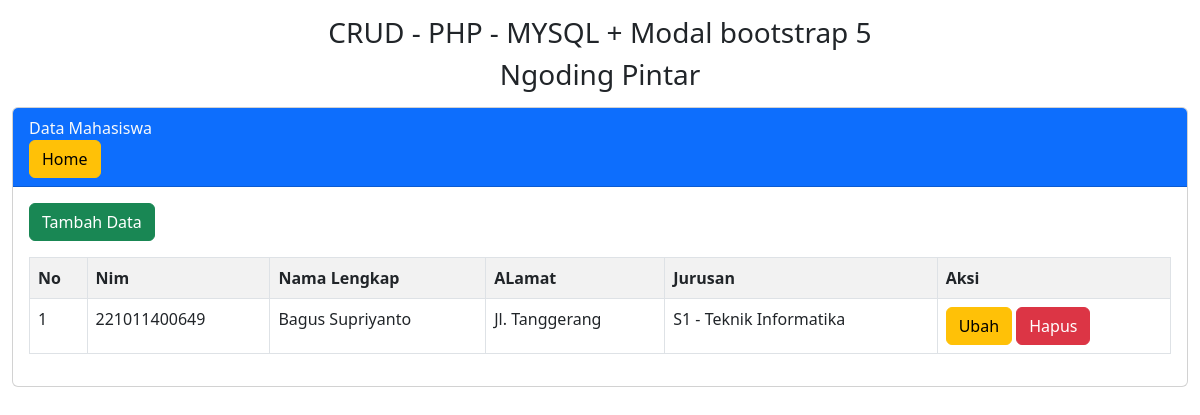
The app's page /latihcrud/data_mahasiswa.php, older data.
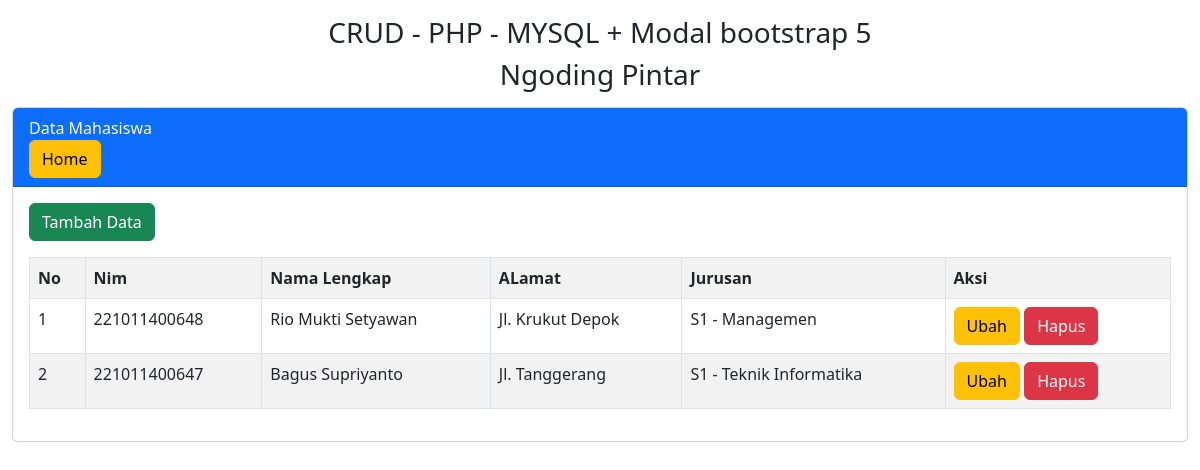
The same page, newer data.
### tables this page shows
CREATE TABLE `tmhs` (
  `id_mhs` int(25) NOT NULL,
  `nim` varchar(25) NOT NULL,
  `nama` varchar(50) NOT NULL,
  `alamat` varchar(100) NOT NULL,
  `prodi` varchar(30) NOT NULL
);

### latihcrud/data_mahasiswa.php (the view, shortened to what this page needs)
<?php
include "koneksi.php";
?>
<!doctype html>
<html lang="en">
  <head>
    <link href="https://cdn.jsdelivr.net/npm/bootstrap@5.2.3/dist/css/bootstrap.min.css" rel="stylesheet">
  </head>
  <body>
    <div class="container-fluid">
    <div class="mt-3">
    <h3 class = "text-center">CRUD - PHP - MYSQL + Modal bootstrap 5</h3>
    <h3 class = "text-center">Ngoding Pintar</h3>
    </div>
    <div class="card mt-3">
  <div class="card-header bg-primary text-light">
    Data Mahasiswa
    <ul class="navbar-nav ms-auto">
    <li class="nav-item">
          <a class="btn btn-warning" aria-current="page" href="index.php">Home</a>
        </li>
    </ul>
  </div>
  <div class="card-body">
<button type="button" class="btn btn-success mb-3" data-bs-toggle="modal" data-bs-target="#modalTambah">
  Tambah Data
</button>
    <table class = "table table-bordered table-striped table-hover">
    <tr>
        <th>No</th>
        <th>Nim</th>
        <th>Nama Lengkap</th>
        <th>ALamat</th>
        <th>Jurusan</th>
        <th>Aksi</th>
    </tr>
    <?php
    $no = 1;
    $tampil = mysqli_query($koneksi, "SELECT * FROM tmhs ORDER BY id_mhs DESC");
    while($data = mysqli_fetch_array($tampil)) :
    ?>
    <tr>
        <td><?= $no++ ?></td>
        <td><?= $data['nim']?></td>
        <td><?= $data['nama']?></td>
        <td><?= $data['alamat']?></td>
        <td><?= $data['prodi']?></td>
        <td>
            <a href ="#" class = "btn btn-warning " data-bs-toggle="modal" data-bs-target="#modalUbah<?= $no ?>">Ubah</a>
            <a href ="#" class = "btn btn-danger " data-bs-toggle="modal" data-bs-target="#modalHapus<?= $no ?>">Hapus</a>
        </td>
    </tr>
</div>
        <?php endwhile; ?>
  </div>
</div>
  </body>
</html>

Row changes from the older to the newer data that the page shows:
added tmhs: nim "221011400648", nama "Rio Mukti Setyawan", alamat "Jl. Krukut Depok", prodi "S1 - Managemen"
changed tmhs "Bagus Supriyanto": nim "221011400649" → "221011400647"
